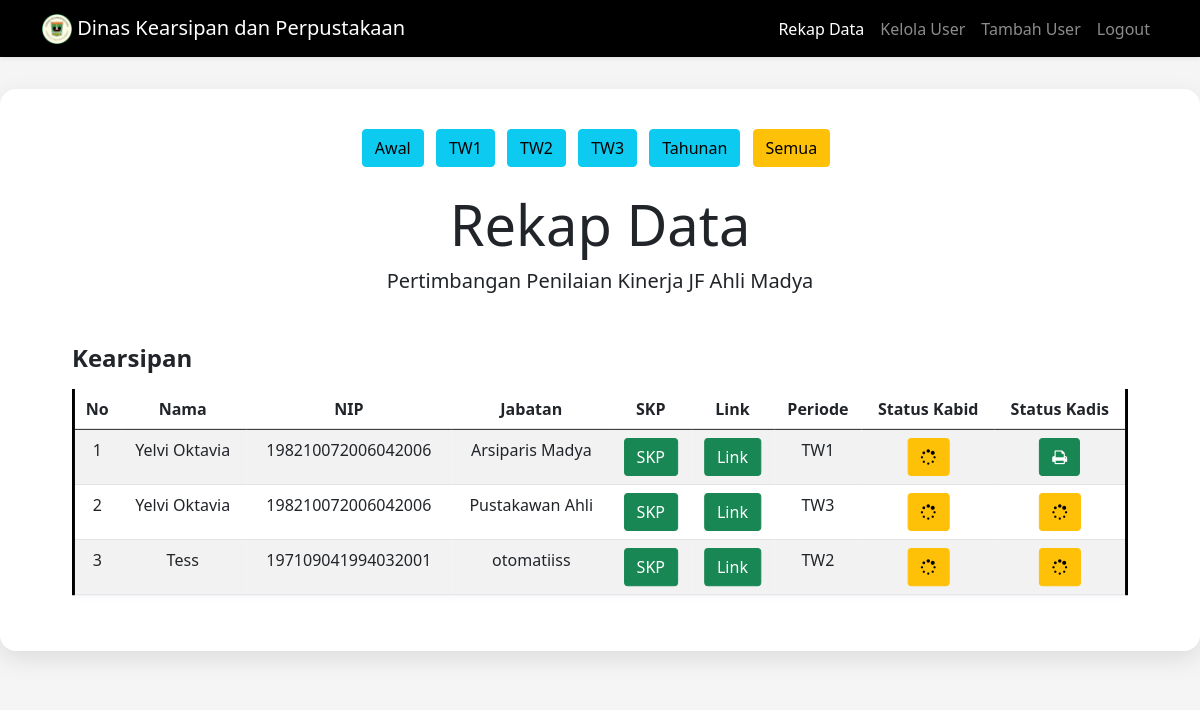
Screenshot of /admin.php (signed in) with the database file from the repository.
### tables this page shows
CREATE TABLE `data` (
  `Nomor` int(100) NOT NULL,
  `Nama` varchar(100) NOT NULL,
  `NIP` bigint(100) NOT NULL,
  `Jabatan` varchar(100) NOT NULL,
  `Bidang` varchar(100) NOT NULL,
  `Kabid` varchar(100) NOT NULL,
  `SKP` varchar(300) NOT NULL,
  `Link` varchar(300) NOT NULL,
  `Periode` enum('Awal','TW1','TW2','TW3','Tahunan') NOT NULL,
  `status` enum('pending','disetujui','revisi') DEFAULT NULL,
  `statuss` enum('pending','disetujui','revisi') NOT NULL,
  `komentar` text NOT NULL,
  `tanggal` datetime DEFAULT current_timestamp()
);

### admin.php (the view, shortened to what this page needs)
<!DOCTYPE html>
<html lang="en">
<head>
  <link href="https://cdn.jsdelivr.net/npm/bootstrap@5.0.2/dist/css/bootstrap.min.css" rel="stylesheet" />
  <link rel="stylesheet" href="https://stackpath.bootstrapcdn.com/font-awesome/4.7.0/css/font-awesome.min.css">
  <link rel="stylesheet" href="style.css" />
</head>
<body style="background-color: whitesmoke">
  <nav class="navbar navbar-expand-lg navbar-dark shadow-sm" style="background-color: black">
    <div class="container">
      <a class="navbar-brand" href="#"><img src="dap.png" alt="" width="30" height="30" class="d-inline-block align-text-top" /> Dinas Kearsipan dan Perpustakaan</a>
      <div class="collapse navbar-collapse" id="navbarNav">
        <ul class="navbar-nav ms-auto">
          <li class="nav-item"><a class="nav-link active" href="#">Rekap Data</a></li>
          <li class="nav-item"><a class="nav-link" href="users.php">Kelola User</a></li>
          <li class="nav-item"><a class="nav-link" href="tambahuser.php">Tambah User</a></li>
          <li class="nav-item"><a class="nav-link" href="logout.php">Logout</a></li>
        </ul>
      </div>
    </div>
  </nav>
  <section class="jumbotron text-center">
    <div class="card-custom mx-auto" style="max-width: 1500px;">
      <?php
      $periodeAktif = $_GET['periode'] ?? '';
      function isAktif($val) {
        global $periodeAktif;
        return ($periodeAktif == $val) ? 'btn-warning' : 'btn-info';
      }
      ?>
      <div class="mb-4">
        <a class="btn <?php echo isAktif('awal'); ?> me-2" href="?periode=awal">Awal</a>
        <a class="btn <?php echo isAktif('tw1'); ?> me-2" href="?periode=tw1">TW1</a>
        <a class="btn <?php echo isAktif('tw2'); ?> me-2" href="?periode=tw2">TW2</a>
        <a class="btn <?php echo isAktif('tw3'); ?> me-2" href="?periode=tw3">TW3</a>
        <a class="btn <?php echo isAktif('tahunan'); ?> me-2" href="?periode=tahunan">Tahunan</a>
        <a class="btn <?php echo ($periodeAktif == '') ? 'btn-warning' : 'btn-info'; ?> me-2" href="rekap.php">Semua</a>
      </div>
      <h1 class="display-4">Rekap Data</h1>
      <p class="lead">Pertimbangan Penilaian Kinerja JF Ahli Madya</p>
      <div style="padding: 0 2rem;">
        <?php
        include "koneksi.php";
        $periodeFilter = $_GET['periode'] ?? '';
        if ($periodeFilter != '') {
            $query_mysqli = mysqli_query($connect,"SELECT * FROM data WHERE LOWER(Periode) = '$periodeFilter' ORDER BY Kabid") or die(mysqli_error($connect));
        } else {
            $query_mysqli = mysqli_query($connect,"SELECT * FROM data ORDER BY Kabid") or die(mysqli_error($connect));
        }
        $kelompok_kabid = [];
        while ($row = mysqli_fetch_assoc($query_mysqli)) {
            $kelompok_kabid[$row['Bidang']][] = $row;
        }
        foreach ($kelompok_kabid as $kabid => $list_pegawai) {
          echo "<h4 class='mt-5 mb-3 text-start'><b>$kabid</b></h4>";
          echo "<div class='table-responsive'>";
          echo "<table class='table table-hover table-striped'>";
          echo "<thead>
                  <tr class='text-center'>
                    <th>No</th>
                    <th>Nama</th>
                    <th>NIP</th>
                    <th>Jabatan</th>
                    <th>SKP</th>
                    <th>Link</th>
                    <th>Periode</th>
                    <th>Status Kabid</th>
                    <th>Status Kadis</th>
                  </tr>
                </thead>
                <tbody>";
          $Nomor = 1;
          foreach ($list_pegawai as $pegawai) {
            echo "<tr class='text-center'>";
            echo "<td>{$Nomor}</td>";
            echo "<td>{$pegawai['Nama']}</td>";
            echo "<td>{$pegawai['NIP']}</td>";
            echo "<td>{$pegawai['Jabatan']}</td>";
            echo "<td><a class='btn btn-success' href='{$pegawai['SKP']}' target='_blank'>SKP</a></td>";
            $Periode = strtolower($pegawai['Periode']);
            if ($Periode === 'awal') {
                echo "<td><a class='btn btn-warning' href='#'><i class='fa fa-chain-broken'></i></a></td>";
            } else {
                echo "<td><a class='btn btn-success' href='{$pegawai['Link']}' target='_blank'>Link</a></td>";
            }
            echo "<td>{$pegawai['Periode']}</td>";
            $status = strtolower($pegawai['status']);
            if ($status === 'disetujui') {
                echo "<td><a class='btn btn-success' href='surat.php?Nomor={$pegawai['Nomor']}' target='_blank'><i class='fa fa-print'></i></a></td>";
            } elseif ($status === 'revisi') {
                echo "<td><a class='btn btn-danger' href='#'><i class='fa fa-ban'></i></a></td>";
            } else {
                echo "<td><a class='btn btn-warning' href='#'><i class='fa fa-spinner'></i></a></td>";
            }
            $statuss = strtolower($pegawai['statuss']);
            if ($statuss === 'disetujui') {
                echo "<td><a class='btn btn-success' href='surat.php?Nomor={$pegawai['Nomor']}' target='_blank'><i class='fa fa-print'></i></a></td>";
            } elseif ($statuss === 'revisi') {
                echo "<td><a class='btn btn-danger' href='#'><i class='fa fa-ban'></i></a></td>";
            } else {
                echo "<td><a class='btn btn-warning' href='#'><i class='fa fa-spinner'></i></a></td>";
            }
            echo "</tr>";
            $Nomor++;
          }
          echo "</tbody></table></div>";
        }
        ?>
      </div>
    </div>
  </section>
</body>
</html>

### style.css (style rules this page uses)
.jumbotron { padding-top: 2rem; background-color: whitesmoke; padding-bottom: 2rem; }
.table-hover { box-shadow: 0 2px 8px rgba(0, 0, 0, 0.05); transform: scale(1.002); border-left: 4px solid black; border-right: 4px solid black; cursor: pointer; }
.card-custom { background-color: #fff; border-radius: 16px; box-shadow: 0 8px 24px rgba(0, 0, 0, 0.1); padding: 40px; }

### rows the page displays
data: Nama "Yelvi Oktavia", NIP "198210072006042006", Jabatan "Arsiparis Madya", Periode "TW1"
data: Nama "Yelvi Oktavia", NIP "198210072006042006", Jabatan "Pustakawan Ahli", Periode "TW3"
data: Nama "Tess", NIP "197109041994032001", Jabatan "otomatiiss", Periode "TW2"

### other values shown
$kabid "Kearsipan"
